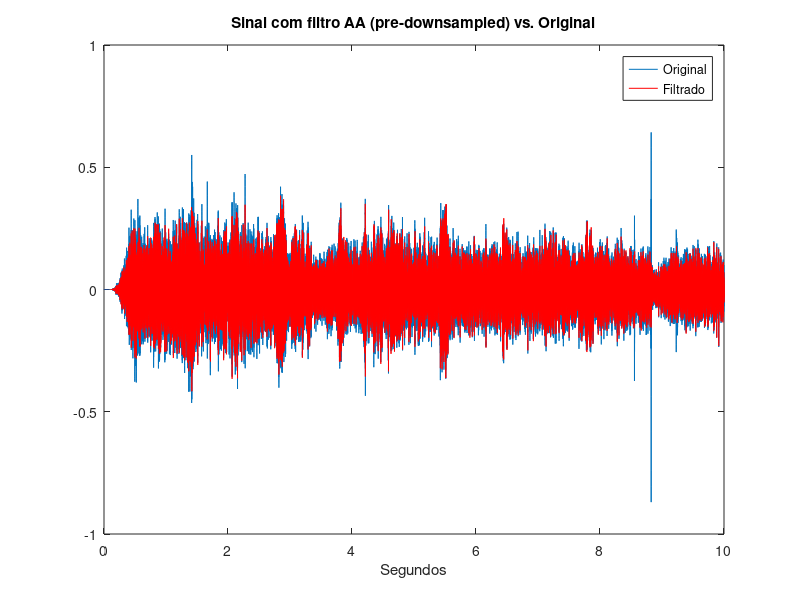
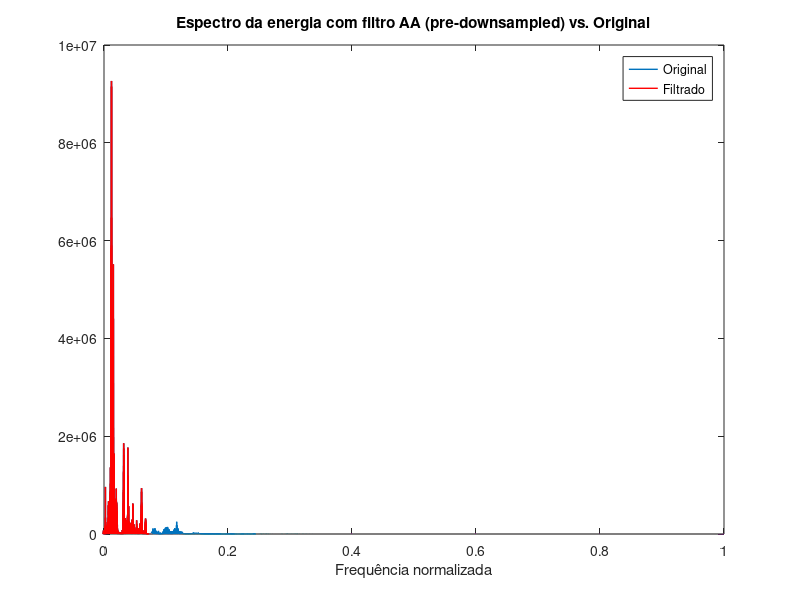
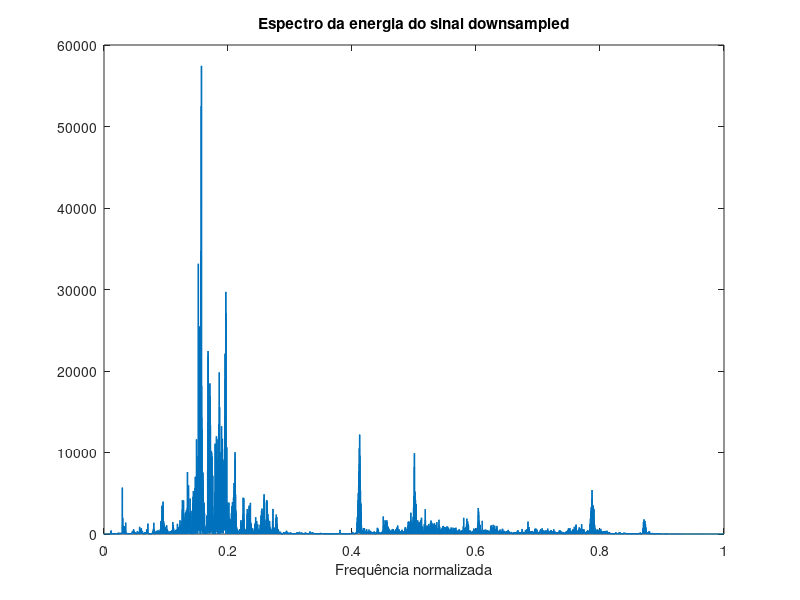
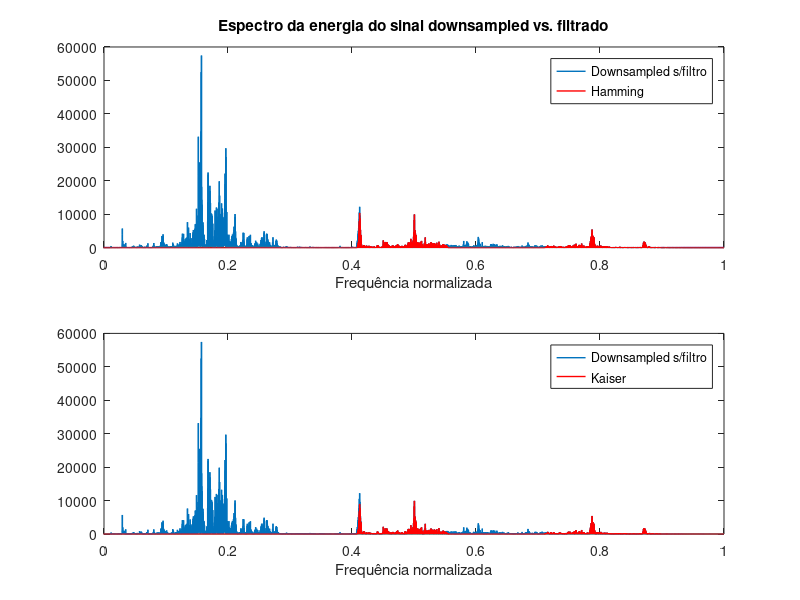

The MATLAB source for these figures, in order:
%% PROJETO FINAL - PROCESSAMENTO DE SINAIS - PROF. THIAGO MARTINI

% % ALINE URNA
% % BRUNA SALGADO
% % FELIPE HATANO

% % a) Filtragem por filtro FIR low-pass (wc ~ 1633Hz) e Downsampling
close all
clear all

load('dados_02.mat');
sinal_final = sinal_final';

fs = 44100; % Frequência de amostragem dada pelo enunciado
ttotal = numel(sinal_final)/fs; % Tamanho da gravação em segundos
t = 1/fs:1/fs:ttotal;
figure(1);
plot(t,sinal_final);
hold on;

% % Espectro da energia
sigfft = fftshift(fft(sinal_final));
freqnorm = linspace(-1,1,numel(sigfft));
figure(2);
plot(freqnorm,2*(abs(sigfft).^2),'LineWidth',1.0); % Espectro de energia
hold on;

% % Filtro FIR para frequência normalizada (wc 1633Hz ~ wcn 0.0741)
filtroAA = fir1(1000,0.0741,kaiser(1001,10)); % Janelamento Kaiser
sinal_comAA = conv(sinal_final,filtroAA,'same');
figure(1);
plot(t,sinal_comAA,'r');
title('Sinal com filtro AA (pre-downsampled) vs. Original');
xlabel('Segundos');
legend('Original','Filtrado');

sinal_comAAfft = fftshift(fft(sinal_comAA));
figure(2);
plot(freqnorm,2*(abs(sinal_comAAfft).^2),'r','LineWidth',1.0);
xlim([0 1]);
title('Espectro da energia com filtro AA (pre-downsampled) vs. Original');
xlabel('Frequência normalizada');
legend('Original','Filtrado');

% % Lembrando que o filtro FIR possui fase linear, i.e., causa um atraso
% % de grupo no sinal.

% % Downsampling
fatorDS = floor(fs/(2*1633));
sinalDS = downsample(sinal_comAA,fatorDS);
fsDS = fs/fatorDS;
tDS = (0:1/fsDS:ttotal);
sinalDSfft = fftshift(fft(sinalDS));
freqnormDS = linspace(-1,1,numel(sinalDSfft));
figure(3);
plot(freqnormDS,2*(abs(sinalDSfft).^2),'LineWidth',1.0);
title('Espectro da energia do sinal downsampled');
xlim([0 1]);
xlabel('Frequência normalizada');

%% b) Projetando FIR para remover frequências indesejadas

% % A sinalização DTMF (Dual-Tone Multi-Frequency) produz dois sons: um em
% % frequências entre 697Hz e 941Hz e outro entre as frequências 1209Hz e
% % 1633Hz. Ou seja, janelamentos passa-faixa entre essas frequências é
% % um método eficiente para remover a maior parte das frequências
% % indesejadas.
% % Para realizar uma atenuação de 99.999% das frequências indesejadas, é
% % necessário ajustar a frequência de corte para os filtros projetados tal
% % que o decaimento seja 20*log10(1-0.99999) = -100dB.

% Vetores de frequências normalizadas
wn1 = [697/(fsDS/2) 941/(fsDS/2)]; 
wn2 = [1209/(fsDS/2) 1633/(fsDS/2)];

% Hamming
filtroHamming1 = fir1(1000,wn1,hamming(1001));
filtroHamming2 = fir1(1000,wn2,hamming(1001));
filtroHammingSoma = filtroHamming1 + filtroHamming2;
sigHamming = conv(sinalDS,filtroHammingSoma,'same');
sigHammingfft = fftshift(fft(sigHamming));
figure(4);
subplot(2,1,1);
plot(freqnormDS,2*(abs(sinalDSfft).^2),'LineWidth',1.0);
title('Espectro da energia do sinal downsampled vs. filtrado');
hold on;
plot(freqnormDS,2*(abs(sigHammingfft).^2),'r','LineWidth',1.0);
xlim([0 1]);
xlabel('Frequência normalizada');
legend('Downsampled s/filtro','Hamming');
hold off;
% freqz(filtroHammingSoma);
% plot(tDS,sigHamming);

% Kaiser
filtroKaiser1 = fir1(1000,wn1,kaiser(1001,10));
filtroKaiser2 = fir1(1000,wn2,kaiser(1001,10));
filtroKaiserSoma = filtroKaiser1 + filtroKaiser2;
sigKaiser = conv(sinalDS,filtroKaiserSoma,'same');
sigKaiserfft = fftshift(fft(sigKaiser));
figure(4);
subplot(2,1,2);
plot(freqnormDS,2*(abs(sinalDSfft).^2),'LineWidth',1.0);
hold on;
plot(freqnormDS,2*(abs(sigKaiserfft).^2),'r','LineWidth',1.0);
xlim([0 1]);
xlabel('Frequência normalizada');
legend('Downsampled s/filtro','Kaiser');
hold off;
% plot(tDS,sigKaiser);
% freqz(filtroKaiser1);

%% Separando o sinal nos intervalos dos quais as teclas foram pressionadas
% Dessa forma, é possível diminuir a intensidade espectral do ruído

inicio = [1.347 1.9520 2.7880 3.784 4.613 5.411 6.42 7.09 7.768];
termino = [1.488 2.232 2.954 3.934 4.782 5.56 6.663 7.216 7.908];

for i=1:9
   intervalo{i} = tDS>=inicio(i) & tDS<=termino(i);
   sinalTeclas{i} = sigKaiser(intervalo{i});
   figure;
   freqTeclas{i} = linspace(-fsDS/2,fsDS/2,numel(sinalTeclas{i}));
   plot(freqTeclas{i},abs(fftshift(fft(sinalTeclas{i}))).^2);
   xlim([0 fsDS/2]);
end
